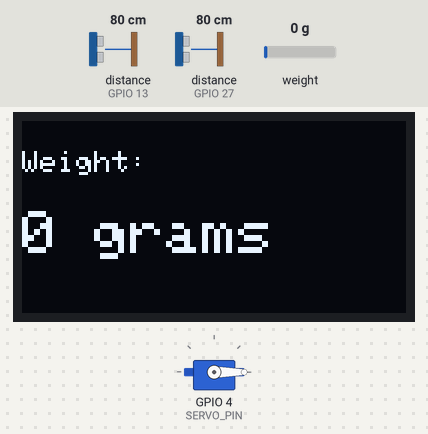
The program below on a simulated ESP32. Shown: servo, 128×64 one-colour display. Wiring (inferred from the names in the program): 2 × ultrasonic range finder: trigger GPIO 12, echo GPIO 13 / trigger GPIO 14, echo GPIO 27. The inputs (shaded band) are chosen by the test bench; at power-on: distance to the obstacle (sensors on GPIO 27, GPIO 13) 80 cm, weight on the scale 0 g. The echo pulse lasts 58.3 µs per cm; WiFi joins after 1.5 s; servers stay silent unless stated; network time is answered at once with the bench clock; the local clock reads 2024-03-15 10:24:30 at power-on unless the program sets it; the Firebase database answers and starts empty; what the program prints to the serial monitor is not drawn.

Above: at 7.1 s.
7.2 s: distance to the obstacle (sensor on GPIO 27) set to 12 cm
12.4 s: distance to the obstacle (sensor on GPIO 27) set to 9 cm
At 14.0 s:
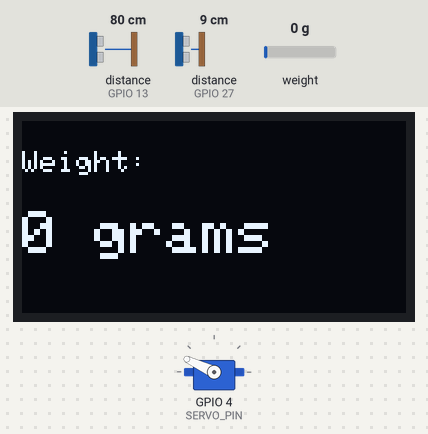
17.4 s: weight on the scale set to 100 g
At 20.2 s:
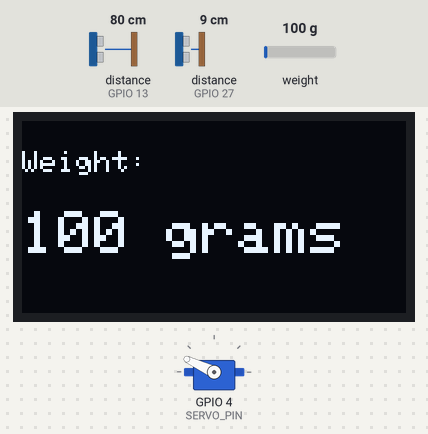
22.1 s: weight on the scale set to 1250 g
At 24.1 s:
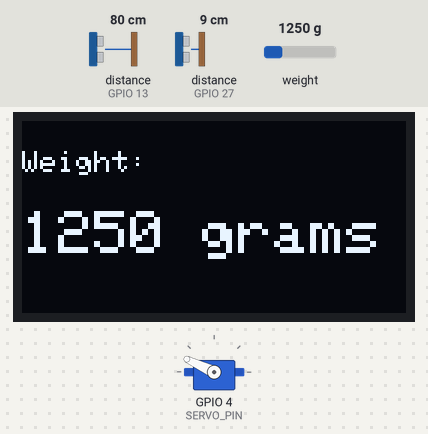
26.7 s: weight on the scale set to 2500 g
At 29.1 s:
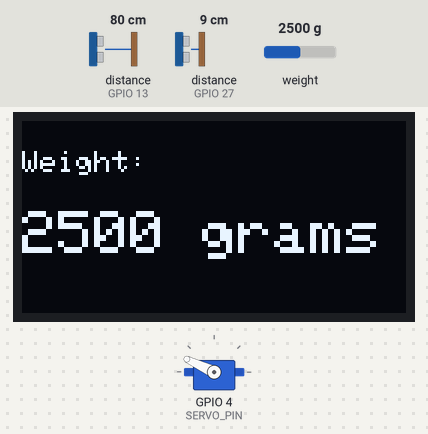
Timing chart, 0 to 30.6 s (numbered marks = the images above; inputs shaded):
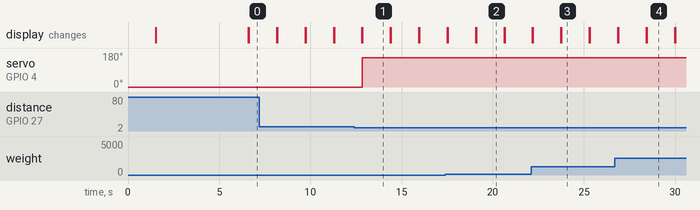

The program:

main.cpp
```cpp
#include "header.h"

void setup_wifi()
{
  delay(10);
  Serial.println();
  Serial.print("Connecting to ");
  Serial.println(WIFI_SSID);

  WiFi.begin(WIFI_SSID, WIFI_PASSWORD);
  WiFi.mode(WIFI_STA);

  while (WiFi.status() != WL_CONNECTED)
  {
    delay(500);
    Serial.print(".");
  }

  Serial.println("");
  Serial.println("WiFi connected");
  Serial.println("IP address: ");
  Serial.println(WiFi.localIP());
}

void ultrasonic_atas()
{
  digitalWrite(TRIG_PIN_2, LOW);
  delayMicroseconds(2);
  digitalWrite(TRIG_PIN_2, HIGH);
  delayMicroseconds(10);
  digitalWrite(TRIG_PIN_2, LOW);

  duration_2 = pulseIn(ECHO_PIN_2, HIGH);
  distance_2 = duration_2 * SOUND_SPEED / 2;

  percentage = (height - distance_2) * 100 / height;
}

void ultrasonic_depan()
{
  digitalWrite(TRIG_PIN_1, LOW);
  delayMicroseconds(2);
  digitalWrite(TRIG_PIN_1, HIGH);
  delayMicroseconds(10);
  digitalWrite(TRIG_PIN_1, LOW);

  duration_1 = pulseIn(ECHO_PIN_1, HIGH);
  distance_1 = duration_1 * SOUND_SPEED / 2;
}

void Open_Bin()
{
  servo.write(155);
}

void send24h()
{
  String timestamp;
  std::string databasePath = "/LogTest";
  String countPath = "/Counter/count";

  if (Firebase.ready() && (millis() - sendDataPrevMillis > timerDelay || sendDataPrevMillis == 0))
  {
    sendDataPrevMillis = millis();

    while (!timeClient.update())
    {
      timeClient.forceUpdate();
    }
    // Get current timestamp
    timestamp = timeClient.getFormattedDate();
    timestamp.replace("T", " ");
    timestamp.replace("Z", "");
    char timeStr[9];
    char dateStr[11];
    sscanf(timestamp.c_str(), "%10s %8s", dateStr, timeStr);
    Serial.print("time: ");
    Serial.println(timestamp);

    Firebase.getInt(firebaseData, countPath);
    int lastCount = firebaseData.intData();

    int currentCount = lastCount + 1;
    int parentNode = currentCount - 1;

    std::string parentPath = databasePath + "/" + std::to_string(parentNode);

    Serial.print("Current counter value: ");
    Serial.println(parentNode);

    if (percentage >= 100)
    {
      json.set(statusPath.c_str(), "FULL");
    }
    else
    {
      json.set(statusPath.c_str(), "AVAILABLE");
    }
    json.set(weightPath, weight);
    json.set(percentPath, percentage);

    json.set(datePath, String(dateStr));
    json.set(timePath, String(timeStr));

    Serial.printf("Set json... %s\n", Firebase.RTDB.setJSON(&firebaseData, parentPath.c_str(), &json) ? "ok" : firebaseData.errorReason().c_str());

    Firebase.setInt(firebaseData, countPath, currentCount);
  }
}

void realtimeSend()
{
  rts.set("/capacity", percentage);
  Firebase.updateNode(firebaseData, "/Read/Tong1", rts);
  rts.set("/weight1", weight);
  Firebase.updateNode(firebaseData, "/Read/Tong1", rts);
  delay(1000);
}

void setup_firebase()
{
  Firebase.begin(FIREBASE_HOST, FIREBASE_AUTH);
  Firebase.reconnectWiFi(true);

  Firebase.setReadTimeout(firebaseData, 1000 * 60);
  Firebase.setwriteSizeLimit(firebaseData, "tiny");
}

void print_status()
{
  weight = scale.get_units();

  float lastReading;

  if (scale.wait_ready_timeout(2000))
  {
    Serial.print("Weight: ");
    Serial.print(weight);
    Serial.println(" g");

    Serial.print("Distance Depan: ");
    Serial.print(distance_1);
    Serial.println(" cm");

    Serial.print("Distance Atas: ");
    Serial.print(distance_2);
    Serial.println(" cm");

    Serial.print("Percentage: ");
    Serial.print(percentage);
    Serial.println(" %");

    lastReading = weight;
  }
  else
  {
    Serial.println("HX711 Hilang cokkk");
  }
  scale.power_down(); // put the ADC in sleep mode
  delay(100);
  scale.power_up();
}

void setup_oled()
{
  display.begin(SSD1306_SWITCHCAPVCC, 0x3C);
  if (!display.begin(SSD1306_SWITCHCAPVCC, 0x3C))
  {
    Serial.println(F("SSD1306 allocation failed"));
    for (;;)
      ;
  }
  delay(2000);
  display.clearDisplay();
  display.setTextColor(WHITE);

  Serial.println("Initializing the scale");
  scale.begin(LOADCELL_DOUT_PIN, LOADCELL_SCK_PIN);
  scale.set_scale(-371);
  scale.tare();
}

void displayWeight()
{
  display.clearDisplay();
  display.setTextSize(1);
  display.setTextColor(WHITE);
  display.setCursor(0, 10);
  display.println("Weight:");
  display.display();
  display.setCursor(0, 30);
  display.setTextSize(2);
  display.print(weight);
  display.print(" ");
  display.print("grams");
  display.display();
}

void setup()
{
  Serial.begin(115200);

  pinMode(TRIG_PIN_1, OUTPUT);
  pinMode(ECHO_PIN_1, INPUT);

  pinMode(TRIG_PIN_2, OUTPUT);
  pinMode(ECHO_PIN_2, INPUT);

  pinMode(SERVO_PIN, OUTPUT);

  servo.attach(SERVO_PIN);
  servo.write(0); // Close the bin

  setup_wifi();
  setup_firebase();
  setup_oled();

  timeClient.begin();
  timeClient.update();
  timeClient.setTimeOffset(25200);
}

void loop()
{
  ultrasonic_depan();

  if (distance_1 < distance)
  {
    Open_Bin();
  }
  else
  {
    servo.write(0);
  }

  ultrasonic_atas();
  print_status();
  send24h();
  realtimeSend();
  displayWeight();
}
```

header.h
```cpp
#include <Arduino.h>
#include <ESP32Servo.h>
#include <Wire.h>
#include <FirebaseESP32.h>
#include <WiFi.h>
#include <time.h>
#include <NTPClient.h>
#include "HX711.h"
#include "SPI.h"
#include "Adafruit_SSD1306.h"
#include "Adafruit_GFX.h"

// UltraSonic Depan [1]
#define TRIG_PIN_1 14
#define ECHO_PIN_1 27
long duration_1, distance_1;

// UltraSonic Atas [2]
#define TRIG_PIN_2 12
#define ECHO_PIN_2 13
long duration_2, distance_2;

// Servo
Servo servo;
#define SERVO_PIN 4

// HX711
#define LOADCELL_DOUT_PIN 15
#define LOADCELL_SCK_PIN 18

// OLED
#define SCREEN_WIDTH 128
#define SCREEN_HEIGHT 64

// UltraSonic settings
#define distance 10
#define height 100
#define SOUND_SPEED 0.034
#define CM_TO_INCH 0.393701

// Firebase
#define FIREBASE_HOST "https://tes-tr-default-rtdb.asia-southeast1.firebasedatabase.app/"
#define FIREBASE_AUTH "AIzaSyBXb8EPlBbozidWseN3gTlJc1V89YG8bVE"
#define WIFI_SSID "Apek"
#define WIFI_PASSWORD "kelvin108"

FirebaseData firebaseData;
FirebaseJson json;
FirebaseJson rts;
HX711 scale;

WiFiUDP ntpUDP;
NTPClient timeClient(ntpUDP);
Adafruit_SSD1306 display(SCREEN_WIDTH, SCREEN_HEIGHT, &Wire, -1);
String databasePath;

// Firebase nodes
String weightPath = "/weight";
String datePath = "/date";
String timePath = "/time";
String statusPath = "/status";
String percentPath = "/fullness";

// Parent node
String parentPath;

unsigned long sendDataPrevMillis = 0;
unsigned long timerDelay = 60000;

int distanceCm;
int percentage;
int weight;
```

Measured:
- the behaviour switches between 11 and 10 cm on distance to the obstacle (sensor on GPIO 27) (found by bisection; images 0 and 1)
- after the input at 12.4 s, servo on GPIO 4 (SERVO_PIN): 0° → 155° after 0.46 s
- after the input at 17.4 s, the display: first differs from a run without the input after 1.7 s (image 2)
- after the input at 22.1 s, the display: first differs from a run without the input after 1.7 s (image 3)
- after the input at 26.7 s, the display: first differs from a run without the input after 1.7 s (image 4)
- what the display in image 1 shows lasts 1.5 s, from 12.9 s to 14.4 s
